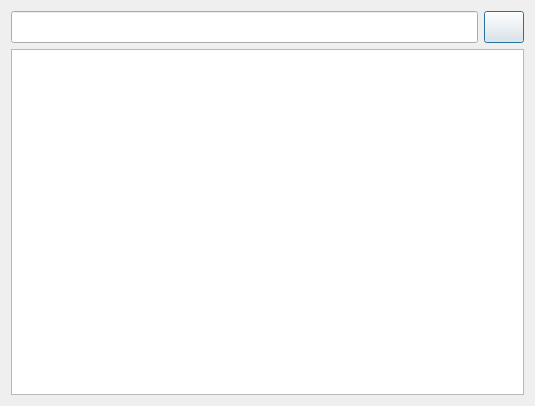
<?xml version="1.0" encoding="UTF-8"?>
<ui version="4.0">
 <class>GlobalSearchFrame</class>
 <widget class="QFrame" name="GlobalSearchFrame">
  <property name="geometry">
   <rect>
    <x>0</x>
    <y>0</y>
    <width>535</width>
    <height>406</height>
   </rect>
  </property>
  <property name="windowTitle">
   <string>Frame</string>
  </property>
  <property name="styleSheet">
   <string notr="true">background-image: url(:/img/data/parchment.jpg);</string>
  </property>
  <layout class="QVBoxLayout" name="verticalLayout">
   <item>
    <layout class="QHBoxLayout" name="horizontalLayout">
     <item>
      <widget class="QLineEdit" name="edtSearch">
       <property name="minimumSize">
        <size>
         <width>0</width>
         <height>32</height>
        </size>
       </property>
      </widget>
     </item>
     <item>
      <widget class="QPushButton" name="btnSearch">
       <property name="minimumSize">
        <size>
         <width>0</width>
         <height>32</height>
        </size>
       </property>
       <property name="text">
        <string/>
       </property>
       <property name="icon">
        <iconset resource="resources.qrc">
         <normaloff>:/img/data/icon_search.png</normaloff>:/img/data/icon_search.png</iconset>
       </property>
       <property name="iconSize">
        <size>
         <width>32</width>
         <height>32</height>
        </size>
       </property>
       <property name="shortcut">
        <string>Ctrl+F</string>
       </property>
       <property name="default">
        <bool>true</bool>
       </property>
      </widget>
     </item>
    </layout>
   </item>
   <item>
    <widget class="QTreeWidget" name="treeResults">
     <property name="headerHidden">
      <bool>true</bool>
     </property>
     <property name="columnCount">
      <number>1</number>
     </property>
     <column>
      <property name="text">
       <string notr="true">1</string>
      </property>
     </column>
    </widget>
   </item>
  </layout>
 </widget>
 <resources>
  <include location="resources.qrc"/>
 </resources>
 <connections/>
</ui>
